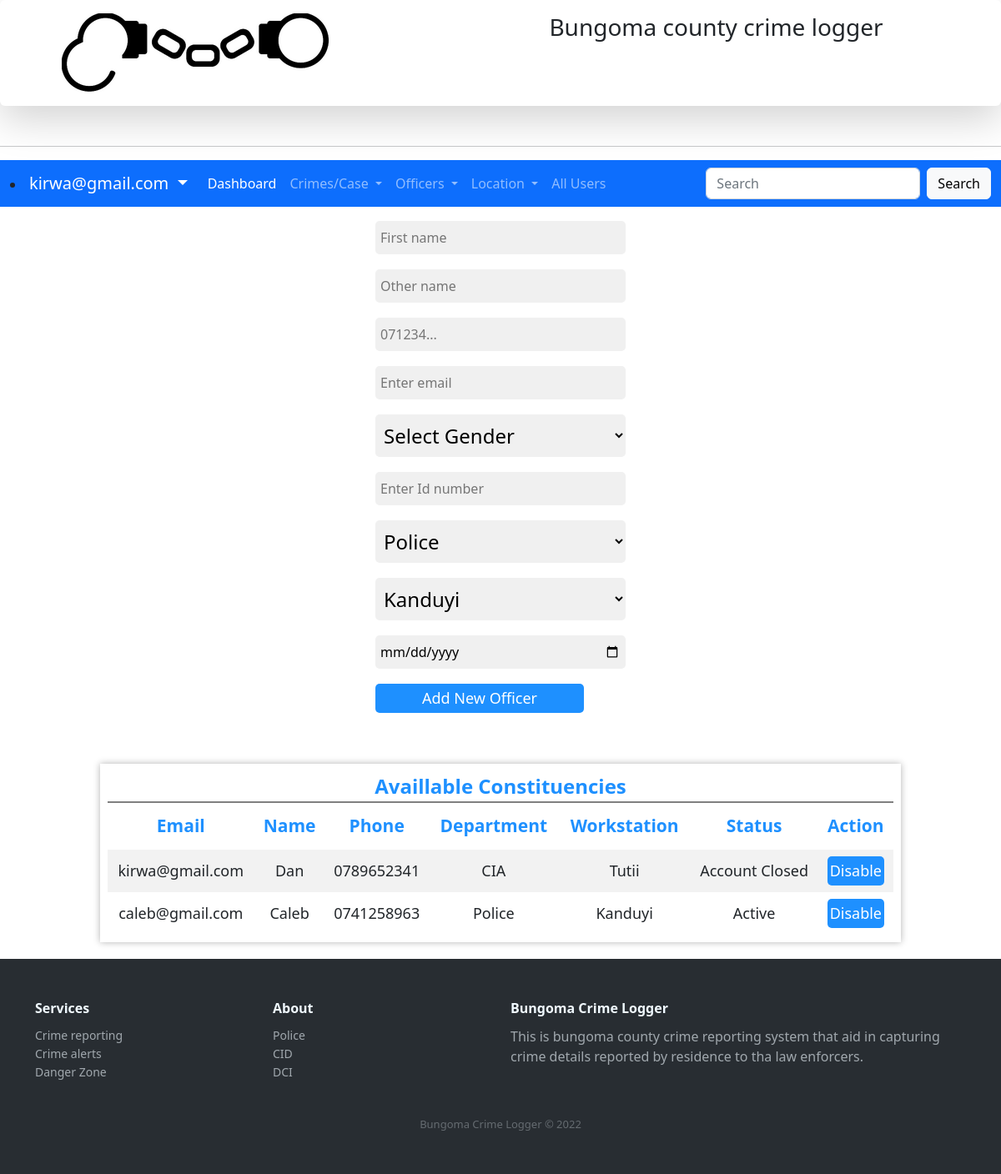
Screenshot of /officerregistration.php (signed in) with the database file from the repository.
### tables this page shows
CREATE TABLE IF NOT EXISTS `tblofficers` (
  `officerID` int(12) NOT NULL AUTO_INCREMENT,
  `firstname` varchar(255) NOT NULL,
  `othername` varchar(255) NOT NULL,
  `phone` varchar(255) NOT NULL,
  `email` varchar(255) NOT NULL,
  `gender` varchar(6) NOT NULL,
  `officernumber` int(12) NOT NULL,
  `departmentID` int(12) NOT NULL,
  `workstationID` int(12) NOT NULL,
  `dateadded` date NOT NULL,
  `dateupdated` date NOT NULL,
  `status` int(1) NOT NULL,
  PRIMARY KEY (`officerID`),
  KEY `derp` (`departmentID`),
  KEY `station` (`workstationID`)
);

CREATE TABLE IF NOT EXISTS `tbldepartment` (
  `departmentId` int(12) NOT NULL AUTO_INCREMENT,
  `departmentName` varchar(255) NOT NULL,
  `description` varchar(255) NOT NULL,
  `dateadded` date NOT NULL,
  `dateupdated` date NOT NULL,
  `status` int(1) NOT NULL,
  PRIMARY KEY (`departmentId`)
);

CREATE TABLE IF NOT EXISTS `tblworkstation` (
  `workstationID` int(12) NOT NULL AUTO_INCREMENT,
  `workstation` varchar(255) NOT NULL,
  `description` varchar(255) NOT NULL,
  `dateadded` date NOT NULL,
  `dateupdated` date NOT NULL,
  `departmentID` int(12) NOT NULL,
  `status` int(1) NOT NULL,
  PRIMARY KEY (`workstationID`),
  KEY `depwrok` (`departmentID`)
);

### officerregistration.php (the view, shortened to what this page needs)
<?php require_once('Connections/crimecon.php'); ?>
<?php
$editFormAction = $_SERVER['PHP_SELF'];
if (isset($_SERVER['QUERY_STRING'])) {
  $editFormAction .= "?" . htmlentities($_SERVER['QUERY_STRING']);
}
$maxRows_alldepartmentofficer = 10;
$pageNum_alldepartmentofficer = 0;
$startRow_alldepartmentofficer = $pageNum_alldepartmentofficer * $maxRows_alldepartmentofficer;
$query_alldepartmentofficer = "SELECT tbldepartment.departmentId, tbldepartment.departmentName FROM tbldepartment WHERE tbldepartment.status =1";
$query_limit_alldepartmentofficer = sprintf("%s LIMIT %d, %d", $query_alldepartmentofficer, $startRow_alldepartmentofficer, $maxRows_alldepartmentofficer);
$alldepartmentofficer = mysql_query($query_limit_alldepartmentofficer, $crimecon) or die(mysql_error());
$row_alldepartmentofficer = mysql_fetch_assoc($alldepartmentofficer);
$query_allworkstationcode = "SELECT tblworkstation.workstationID, tblworkstation.workstation FROM tblworkstation WHERE tblworkstation.status =1  ";
$allworkstationcode = mysql_query($query_allworkstationcode, $crimecon) or die(mysql_error());
$row_allworkstationcode = mysql_fetch_assoc($allworkstationcode);
$maxRows_AllOfficers = 10;
$pageNum_AllOfficers = 0;
$startRow_AllOfficers = $pageNum_AllOfficers * $maxRows_AllOfficers;
$query_AllOfficers = "SELECT tblofficers.email, tblofficers.firstname, tblofficers.phone, tblofficers.status, tbldepartment.departmentName, tblworkstation.workstation FROM tblofficers, tblworkstation, tbldepartment WHERE tblworkstation.workstationID = tblofficers.workstationID AND tbldepartment.departmentId = tblofficers.departmentID";
$query_limit_AllOfficers = sprintf("%s LIMIT %d, %d", $query_AllOfficers, $startRow_AllOfficers, $maxRows_AllOfficers);
$AllOfficers = mysql_query($query_limit_AllOfficers, $crimecon) or die(mysql_error());
$row_AllOfficers = mysql_fetch_assoc($AllOfficers);
?>
<!DOCTYPE html PUBLIC "-//W3C//DTD XHTML 1.0 Transitional//EN" "http://www.w3.org/TR/xhtml1/DTD/xhtml1-transitional.dtd">
<html xmlns="http://www.w3.org/1999/xhtml">
<head>
<link rel="stylesheet" type="text/css" href="customcss/myelements.css">
<link rel="stylesheet" type="text/css" href="customcss/navigation.css">
<link rel="stylesheet" type="text/css" href="css/bootstrap.min.css">
<link rel="stylesheet" href="https://cdnjs.cloudflare.com/ajax/libs/ionicons/2.0.1/css/ionicons.min.css">
</head>
<body>
  <nav class="shadow-lg p-3 mb-5 bg-body rounded">
   <div class="logoholder">
    <div class="logo-holder">
      <img src="assets/logo/logo.png">
    </div>
    <div class="name-holder">
      <h3>Bungoma county crime logger</h3>
    </div>
   </div>
   </nav>
   <hr>
      <nav class="navbar navbar-expand-lg navbar-dark bg-primary">
  <div class="container-fluid">
      <li class="nav-item dropdown">
          <a class="navbar-brand dropdown-toggle" href="#" id="navbarDropdown" role="button" data-bs-toggle="dropdown" aria-expanded="false">
            <?php echo $_SESSION['username'] ?> </a>
        </li>
    <div class="collapse navbar-collapse" id="navbarSupportedContent">
      <ul class="navbar-nav me-auto mb-2 mb-lg-0">
        <li class="nav-item">
          <a class="nav-link active" href="dashboardadmin.php">Dashboard</a>
        </li>
        <li class="nav-item dropdown">
          <a class="nav-link dropdown-toggle" href="#" id="navbarDropdown" role="button" data-bs-toggle="dropdown" aria-expanded="false">
            Crimes/Case
          </a>
        </li>
        <li class="nav-item dropdown">
          <a class="nav-link dropdown-toggle" href="#" id="navbarDropdown" role="button" data-bs-toggle="dropdown" aria-expanded="false">
            Officers
          </a>
        </li>
        <li class="nav-item dropdown">
          <a class="nav-link dropdown-toggle" href="#" id="navbarDropdown" role="button" data-bs-toggle="dropdown" aria-expanded="false">
            Location
          </a>
        </li>
        <li class="nav-item">
          <a class="nav-link" href="systemusers.php">All Users</a>
        </li>
      </ul>
      <form class="d-flex">
        <input class="form-control me-2" type="search" placeholder="Search" aria-label="Search">
        <button class="btn btn-light" type="submit">Search</button>
      </form>
    </div>
  </div>
</nav>
<form action="<?php echo $editFormAction; ?>" method="post" name="form1" id="form1">
  <table align="center">
    <tr valign="baseline">
      <td><input type="text" name="firstname" value="" class="myinputtext" placeholder="First name" /></td>
    </tr>
    <tr valign="baseline">
      <td><input type="text" name="othername" value="" class="myinputtext" placeholder="Other name" /></td>
    </tr>
    <tr valign="baseline">
      <td><input type="text" name="phone" value="" class="myinputtext" placeholder="071234..." /></td>
    </tr>
    <tr valign="baseline">
      <td><input type="text" name="email" value="" class="myinputtext" placeholder="Enter email" /></td>
    </tr>
    <tr valign="baseline">
      <td>
         <select  name="gender" class="myoption">
         	<option>Select Gender</option>
         </select>
      </td>
    </tr>
    <tr valign="baseline">
      <td><input type="text" name="officernumber" value="" class="myinputtext" placeholder="Enter Id number" /></td>
    </tr>
    <tr valign="baseline">
      <td>
        <select  name="departmentID" class="myoption">
          <?php
do {
?>
          <option value="<?php echo $row_alldepartmentofficer['departmentId']?>"<?php if (!(strcmp($row_alldepartmentofficer['departmentId'], $row_alldepartmentofficer['departmentId']))) {echo "selected=\"selected\"";} ?>><?php echo $row_alldepartmentofficer['departmentName']?></option>
          <?php
} while ($row_alldepartmentofficer = mysql_fetch_assoc($alldepartmentofficer));
?>
        </select>
      </td>
    </tr>
    <tr valign="baseline">
      <td>
      <select name="workstationID" class="myoption">
        <?php
do {
?>
        <option value="<?php echo $row_allworkstationcode['workstationID']?>"<?php if (!(strcmp($row_allworkstationcode['workstationID'], $row_allworkstationcode['workstationID']))) {echo "selected=\"selected\"";} ?>><?php echo $row_allworkstationcode['workstation']?></option>
        <?php
} while ($row_allworkstationcode = mysql_fetch_assoc($allworkstationcode));
?>
      </select>
      </td>
    </tr>
    <tr valign="baseline">
      <td><input type="date" name="dateadded" value="" class="myinputtext" /></td>
    </tr>
    <tr valign="baseline">
      <td><input type="submit" value="Add New Officer"  class="mybutton" /></td>
    </tr>
  </table>
</form>
<p>&nbsp;</p>
<div class="scroll-table">
  <div class="table-holder">
    <div class="table-caption">
      <label class="largeText dodgerblueText">Availlable Constituencies <span></span></label>
    </div>
<table>
  <thead>
  <tr>
    <th>Email</th>
    <th>Name</th>
    <th>Phone</th>
    <th>Department</th>
    <th>Workstation</th>
    <th>Status</th>
    <th>Action</th>
  </tr>
  </thead>
  <tbody>
  <?php do { ?>
    <tr>
      <td><?php echo $row_AllOfficers['email']; ?></td>
      <td><?php echo $row_AllOfficers['firstname']; ?></td>
      <td><?php echo $row_AllOfficers['phone']; ?></td>
      <td><?php echo $row_AllOfficers['departmentName']; ?></td>
      <td><?php echo $row_AllOfficers['workstation']; ?></td>
      <td><?php  if ($row_AllOfficers['status'] == 1){
         echo "Active";
      }else{
        echo "Account Closed";
      }
    ?></td>
    <td>
      <form action="officerregistration.php" method="POST" name="formdiasbleofficer" id="disableoffiser1"> <button class="myActionbutton" value="<?php echo $row_AllOfficers['email']; ?>" name="btndisableofficer">Disable</button>
      </form>
    </td>
    </tr>
    <?php } while ($row_AllOfficers = mysql_fetch_assoc($AllOfficers)); ?>
    </tbody>
</table>
</div>
</div>
<div class="footer-dark">
        <footer>
            <div class="container">
                <div class="row">
                    <div class="col-sm-6 col-md-3 item">
                        <h3>Services</h3>
                        <ul>
                            <li><a href="#">Crime reporting</a></li>
                            <li><a href="#">Crime alerts</a></li>
                            <li><a href="#">Danger Zone </a></li>
                        </ul>
                    </div>
                    <div class="col-sm-6 col-md-3 item">
                        <h3>About</h3>
                        <ul>
                            <li><a href="#">Police</a></li>
                            <li><a href="#">CID</a></li>
                            <li><a href="#">DCI</a></li>
                        </ul>
                    </div>
                    <div class="col-md-6 item text">
                        <h3>Bungoma  Crime Logger</h3>
                       <p>This is bungoma county crime reporting system that aid in capturing crime details reported by residence to tha law enforcers.</p>
                    </div>
                </div>
                <p class="copyright">Bungoma  Crime Logger &copy; 2022</p>
            </div>
        </footer>
    </div>
</body>
</html>

### customcss/myelements.css (style rules this page uses)
.mybutton { padding: 4px 3px; background: dodgerblue; color: white; font-size: 18px; border-radius: 5px; outline: none; border: none; min-width: 250px; margin-top: 16px; }
.myActionbutton { padding: 4px 3px; background: dodgerblue; color: white; font-size: 18px; border-radius: 5px; outline: none; border: none; }
.myinputtext { padding: 8px 6px; background: #f0f0f0; font-size: 16px; border-radius: 5px; outline: none; border: none; min-width: 300px; margin-top: 16px; }
.myoption { padding: 8px 6px; background: #f0f0f0; font-size: 24px; border-radius: 5px; outline: none; border: none; margin-top: 16px; min-width: 300px; }
.largeText { font-size: 24px; font-weight: bold; }
.dodgerblueText { color: dodgerblue; }
.scroll-table { overflow: hidden; overflow-x: scroll; }
.table-holder { background: #fff; width: 80%; min-width: 750px; margin-left: 10%; border: 1px solid #fff; box-shadow: 0 0 0.5rem 0 rgba(0 ,0,0,0.3); padding: 8px; margin-top: 20px; margin-bottom: 20px; }
.table-caption { display: flex; justify-content: center; width: 100%; border-bottom: 2px solid grey; }
.table-holder table { width: 100%; }
.table-holder thead { color: dodgerblue; font-size: 21px; text-align: center; background-color: #fff; }
.table-holder th { padding: 12px 8px; }
.table-holder td { text-align: center; font-size: 18px; padding: 8px 6px; }
.table-holder tbody tr:nth-child(odd) { background-color: #f2f2f2; }

### customcss/navigation.css (style rules this page uses)
.logoholder { display: flex; }
.logo-holder { width: 50%; padding-left: 5%; }
.name-holder { width: 50%; padding-left: 5%; }
.footer-dark { padding:50px 0; color:#f0f9ff; background-color:#282d32; }
.footer-dark h3 { margin-top:0; margin-bottom:12px; font-weight:bold; font-size:16px; }
.footer-dark ul { padding:0; list-style:none; line-height:1.6; font-size:14px; margin-bottom:0; }
.footer-dark ul a { color:inherit; text-decoration:none; opacity:0.6; }
.footer-dark .item.text { margin-bottom:36px; }
.footer-dark .item.text p { opacity:0.6; margin-bottom:0; }
.footer-dark .copyright { text-align:center; padding-top:24px; opacity:0.3; font-size:13px; margin-bottom:0; }

### officerregistration.php (style rules this page uses)
.myActionbutton { background: dodgerblue; color: white; font-size: 18px; border-radius: 5px; outline: none; border: none; }

### rows the page displays
tblofficers: email "kirwa@gmail.com", firstname "Dan", phone "0789652341", departmentID.departmentName "CIA", workstationID.workstation "Tutii", status "Account Closed"
tblofficers: email "caleb@gmail.com", firstname "Caleb", phone "0741258963", departmentID.departmentName "Police", workstationID.workstation "Kanduyi", status "Active"

### other values shown
$_SESSION['username'] "kirwa@gmail.com"
form field departmentID "Police"
form field workstationID "Kanduyi"
